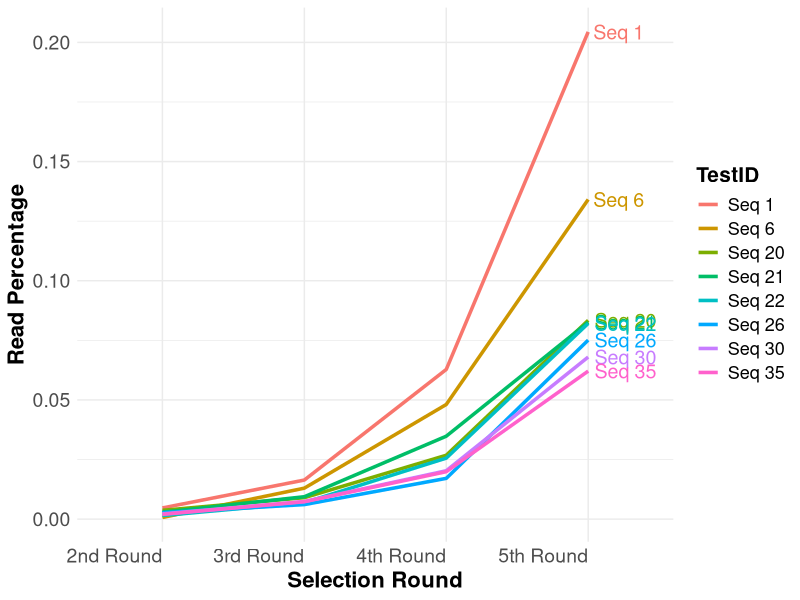

Reproduce this figure in R.
library(ggplot2)
library(dplyr)
library(tidyr)

# Input data with check.names = FALSE to preserve column names
df <- data.frame(
  TestID = c("Seq 1", "Seq 6", "Seq 20", "Seq 21", "Seq 22", "Seq 26", "Seq 30", "Seq 35"),
  "2nd Round" = c(0.0047, 0.0007, 0.0037, 0.0029, 0.0015, 0.0027, 0.0022, 0.0020),
  "3rd Round" = c(0.0164, 0.0130, 0.0090, 0.0094, 0.0069, 0.0061, 0.0074, 0.0073),
  "4th Round" = c(0.0628, 0.0481, 0.0268, 0.0348, 0.0256, 0.0171, 0.0203, 0.0199),
  "5th Round" = c(0.2044, 0.1341, 0.0834, 0.0826, 0.0821, 0.0751, 0.0680, 0.0621),
  check.names = FALSE
)

# Convert to long format and preserve ordering
df_long <- df %>%
  mutate(TestID = factor(TestID, levels = TestID)) %>%
  pivot_longer(cols = -TestID, names_to = "Round", values_to = "Percentage") %>%
  mutate(Round = factor(Round, levels = c("2nd Round", "3rd Round", "4th Round", "5th Round")))

# Plot
ggplot(df_long, aes(x = Round, y = Percentage, group = TestID, color = TestID)) +
  geom_line(size = 1.2) +
  geom_text(
    data = df_long %>% filter(Round == "5th Round"),
    aes(label = TestID),
    hjust = -0.1, size = 5, show.legend = FALSE
  ) +
  theme_minimal() +
  theme(
    axis.title = element_text(size = 16, face = "bold"),
    axis.text = element_text(size = 14),
    legend.title = element_text(size = 15, face = "bold"),
    legend.text = element_text(size = 13),
    axis.text.x = element_text(angle = 0, hjust = 1)
  ) +
  labs(
    x = "Selection Round",
    y = "Read Percentage",
    color = "TestID"
  )
